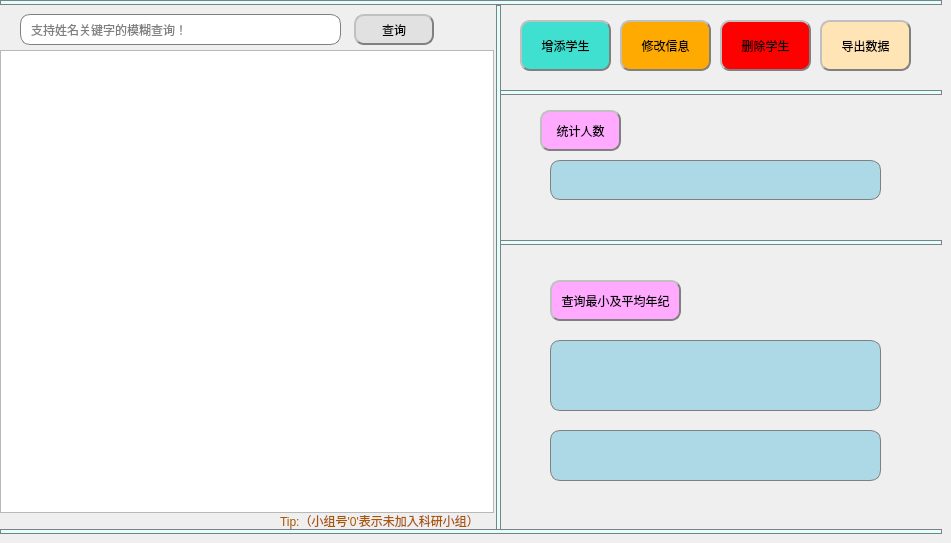
    <widget class="QWidget" name="tab_2">
     <attribute name="title">
      <string>学生信息</string>
     </attribute>
     <widget class="QTableWidget" name="tableWidget_2">
      <property name="geometry">
       <rect>
        <x>0</x>
        <y>50</y>
        <width>494</width>
        <height>463</height>
       </rect>
      </property>
     </widget>
     <widget class="QPushButton" name="add_btn">
      <property name="geometry">
       <rect>
        <x>520</x>
        <y>20</y>
        <width>91</width>
        <height>51</height>
       </rect>
      </property>
      <property name="styleSheet">
       <string notr="true">#add_btn{
background-color: rgb(64 ,224 ,208);
border:2px groove gray;
border-radius:10px;
padding:2px 4px;
border-style: outset;
}
#add_btn:hover{
background-color:rgb(0 ,255 ,255); 
color: black;
}
#add_btn:pressed{
background-color:rgb(64 ,224 ,208);
border-style: inset;
}
</string>
      </property>
      <property name="text">
       <string>增添学生</string>
      </property>
     </widget>
     <widget class="QPushButton" name="delete_btn">
      <property name="geometry">
       <rect>
        <x>720</x>
        <y>20</y>
        <width>91</width>
        <height>51</height>
       </rect>
      </property>
      <property name="styleSheet">
       <string notr="true">#delete_btn{
background-color: rgb(255 ,0 ,0);
border:2px groove gray;
border-radius:10px;
padding:2px 4px;
border-style: outset;
}
#delete_btn:hover{
background-color:rgb(255 ,106 ,106); 
color: black;
}
#delete_btn:pressed{
background-color:rgb(255 ,0 ,0);
border-style: inset;
}
</string>
      </property>
      <property name="text">
       <string>删除学生</string>
      </property>
     </widget>
     <widget class="QPushButton" name="update_btn">
      <property name="geometry">
       <rect>
        <x>620</x>
        <y>20</y>
        <width>91</width>
        <height>51</height>
       </rect>
      </property>
      <property name="styleSheet">
       <string notr="true">#update_btn{
background-color: rgb(255 ,170 ,0);
border:2px groove gray;
border-radius:10px;
padding:2px 4px;
border-style: outset;
}
#update_btn:hover{
background-color:rgb(238, 238, 0); 
color: black;
}
#update_btn:pressed{
background-color:rgb(255 ,170 ,0);
border-style: inset;
}
</string>
      </property>
      <property name="text">
       <string>修改信息</string>
      </property>
     </widget>
     <widget class="QPushButton" name="pushButton">
      <property name="geometry">
       <rect>
        <x>354</x>
        <y>14</y>
        <width>80</width>
        <height>31</height>
       </rect>
      </property>
      <property name="styleSheet">
       <string notr="true">#pushButton{
background-color: rgb(225, 225, 225);
border:2px groove gray;
border-radius:10px;
padding:2px 4px;
border-style: outset;
}
#pushButton:hover{
background-color:rgb(229, 241, 251); 
color: black;
}
#pushButton:pressed{
background-color:rgb(204, 228, 247);
border-style: inset;
}
</string>
      </property>
      <property name="text">
       <string>查询</string>
      </property>
     </widget>
     <widget class="QLabel" name="label_2">
      <property name="geometry">
       <rect>
        <x>280</x>
        <y>513</y>
        <width>201</width>
        <height>16</height>
       </rect>
      </property>
      <property name="styleSheet">
       <string notr="true">color: rgb(170, 85, 0);</string>
      </property>
      <property name="text">
       <string>Tip:（小组号'0'表示未加入科研小组）</string>
      </property>
     </widget>
     <widget class="QPushButton" name="pushButton_4">
      <property name="geometry">
       <rect>
        <x>540</x>
        <y>110</y>
        <width>81</width>
        <height>41</height>
       </rect>
      </property>
      <property name="styleSheet">
       <string notr="true">#pushButton_4{
background-color: rgb(255 ,170 ,255);
border:2px groove gray;
border-radius:10px;
padding:2px 4px;
border-style: outset;
}
#pushButton_4:hover{
background-color:rgb(255 ,105 ,180); 
color: black;
}
#pushButton_4:pressed{
background-color:rgb(255 ,170 ,255);
border-style: inset;
}
</string>
      </property>
      <property name="text">
       <string>统计人数</string>
      </property>
     </widget>
     <widget class="QLabel" name="label_countStu">
      <property name="geometry">
       <rect>
        <x>550</x>
        <y>160</y>
        <width>331</width>
        <height>40</height>
       </rect>
      </property>
      <property name="font">
       <font>
        <family>楷体</family>
        <pointsize>14</pointsize>
        <underline>false</underline>
       </font>
      </property>
      <property name="styleSheet">
       <string notr="true">background-color: rgb(173 ,216 ,230);
border: 1px solid gray;/*设置边框的粗细，以及颜色*/
border-radius: 10px;/*设置圆角的大小*/
padding: 0 8px;/*如果没有内容光标在开始往后移动0.8像素点*/
selection-background-color: darkgray;
   </string>
      </property>
      <property name="text">
       <string/>
      </property>
      <property name="alignment">
       <set>Qt::AlignCenter</set>
      </property>
     </widget>
     <widget class="QPushButton" name="pushButton_5">
      <property name="geometry">
       <rect>
        <x>550</x>
        <y>280</y>
        <width>131</width>
        <height>41</height>
       </rect>
      </property>
      <property name="styleSheet">
       <string notr="true">#pushButton_5{
background-color: rgb(255 ,170 ,255);
border:2px groove gray;
border-radius:10px;
padding:2px 4px;
border-style: outset;
}
#pushButton_5:hover{
background-color:rgb(255 ,105 ,180); 
color: black;
}
#pushButton_5:pressed{
background-color:rgb(255 ,170 ,255);
border-style: inset;
}
</string>
      </property>
      <property name="text">
       <string>查询最小及平均年纪</string>
      </property>
     </widget>
     <widget class="QLineEdit" name="lineEdit_StuMOHU">
      <property name="geometry">
       <rect>
        <x>20</x>
        <y>14</y>
        <width>321</width>
        <height>31</height>
       </rect>
      </property>
      <property name="styleSheet">
       <string notr="true">border: 1px solid gray;/*设置边框的粗细，以及颜色*/
border-radius: 10px;/*设置圆角的大小*/
padding: 0 8px;/*如果没有内容光标在开始往后移动0.8像素点*/
selection-background-color: darkgray;
   </string>
      </property>
      <property name="placeholderText">
       <string>支持姓名关键字的模糊查询！</string>
      </property>
     </widget>
     <widget class="Line" name="line_3">
      <property name="geometry">
       <rect>
        <x>496</x>
        <y>5</y>
        <width>5</width>
        <height>525</height>
       </rect>
      </property>
      <property name="styleSheet">
       <string notr="true">background-color: rgb(224, 255 ,255);
border: 1px solid gray;/*设置边框的粗细，以及颜色*/
</string>
      </property>
      <property name="orientation">
       <enum>Qt::Vertical</enum>
      </property>
     </widget>
     <widget class="Line" name="line_4">
      <property name="geometry">
       <rect>
        <x>500</x>
        <y>90</y>
        <width>442</width>
        <height>5</height>
       </rect>
      </property>
      <property name="styleSheet">
       <string notr="true">background-color: rgb(224, 255 ,255);
border: 1px solid gray;/*设置边框的粗细，以及颜色*/
</string>
      </property>
      <property name="orientation">
       <enum>Qt::Horizontal</enum>
      </property>
     </widget>
     <widget class="QTextEdit" name="textEdit">
      <property name="geometry">
       <rect>
        <x>550</x>
        <y>340</y>
        <width>331</width>
        <height>71</height>
       </rect>
      </property>
      <property name="font">
       <font>
        <family>楷体</family>
        <pointsize>14</pointsize>
        <underline>false</underline>
       </font>
      </property>
      <property name="styleSheet">
       <string notr="true">background-color: rgb(173 ,216 ,230);
border: 1px solid gray;/*设置边框的粗细，以及颜色*/
border-radius: 10px;/*设置圆角的大小*/
padding: 0 8px;/*如果没有内容光标在开始往后移动0.8像素点*/
selection-background-color: darkgray;
   </string>
      </property>
      <property name="readOnly">
       <bool>true</bool>
      </property>
     </widget>
     <widget class="Line" name="line_8">
      <property name="geometry">
       <rect>
        <x>0</x>
        <y>529</y>
        <width>942</width>
        <height>5</height>
       </rect>
      </property>
      <property name="styleSheet">
       <string notr="true">background-color: rgb(224, 255 ,255);
border: 1px solid gray;/*设置边框的粗细，以及颜色*/
</string>
      </property>
      <property name="orientation">
       <enum>Qt::Horizontal</enum>
      </property>
     </widget>
     <widget class="Line" name="line_23">
      <property name="geometry">
       <rect>
        <x>500</x>
        <y>240</y>
        <width>442</width>
        <height>5</height>
       </rect>
      </property>
      <property name="styleSheet">
       <string notr="true">background-color: rgb(224, 255 ,255);
border: 1px solid gray;/*设置边框的粗细，以及颜色*/
</string>
      </property>
      <property name="orientation">
       <enum>Qt::Horizontal</enum>
      </property>
     </widget>
     <widget class="QTextEdit" name="textEdit_2">
      <property name="geometry">
       <rect>
        <x>550</x>
        <y>430</y>
        <width>331</width>
        <height>51</height>
       </rect>
      </property>
      <property name="font">
       <font>
        <family>楷体</family>
        <pointsize>14</pointsize>
       </font>
      </property>
      <property name="styleSheet">
       <string notr="true">background-color: rgb(173 ,216 ,230);
border: 1px solid gray;/*设置边框的粗细，以及颜色*/
border-radius: 10px;/*设置圆角的大小*/
padding: 0 8px;/*如果没有内容光标在开始往后移动0.8像素点*/
selection-background-color: darkgray;
   </string>
      </property>
      <property name="readOnly">
       <bool>true</bool>
      </property>
     </widget>
     <widget class="Line" name="line_32">
      <property name="geometry">
       <rect>
        <x>0</x>
        <y>0</y>
        <width>942</width>
        <height>5</height>
       </rect>
      </property>
      <property name="styleSheet">
       <string notr="true">background-color: rgb(224, 255 ,255);
border: 1px solid gray;/*设置边框的粗细，以及颜色*/
</string>
      </property>
      <property name="orientation">
       <enum>Qt::Horizontal</enum>
      </property>
     </widget>
     <widget class="QPushButton" name="pushButton_10">
      <property name="geometry">
       <rect>
        <x>820</x>
        <y>20</y>
        <width>91</width>
        <height>51</height>
       </rect>
      </property>
      <property name="styleSheet">
       <string notr="true">#pushButton_10{
background-color: rgb(255 ,228 ,181);
border:2px groove gray;
border-radius:10px;
padding:2px 4px;
border-style: outset;
}
#pushButton_10:hover{
background-color:rgb(255, 218, 185); 
color: black;
}
#pushButton_10:pressed{
background-color:rgb(255 ,228 ,181);
border-style: inset;
}
</string>
      </property>
      <property name="text">
       <string>导出数据</string>
      </property>
     </widget>
    </widget>
